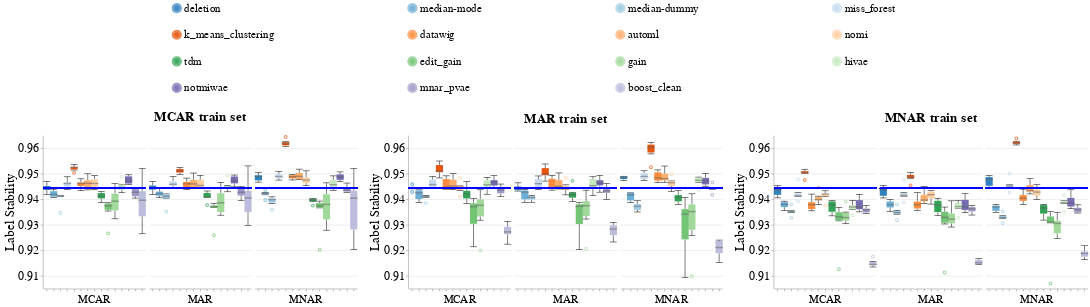

Write notebook code for a chart like this one.
### Code cell
create_box_plots_for_diff_imputers_v2(dataset_name=DATASET_NAME,
                                      model_name='gandalf_clf',
                                      metric_name='label_stability',
                                      db_client=db_client)

### Figure 1 — Vega-Lite specification as saved in the notebook (floating-point values rounded to 4 significant figures; data arrays with more than 128 entries replaced by an {"elided": "..."} marker saying what was removed)
{"config": {"view": {"continuousWidth": 400, "continuousHeight": 300, "stroke": null}, "axis": {"labelFontSize": 24, "labelFontWeight": "normal", "titleFontSize": 26, "titleFontWeight": "normal"}, "facet": {"spacing": 5}, "header": {"labelFontSize": 22, "labelOrient": "bottom", "labelPadding": 5, "titleFontSize": 26}, "legend": {"columns": 4, "direction": "horizontal", "labelFontSize": 22, "labelLimit": 400, "orient": "top", "symbolOffset": 250, "symbolStrokeWidth": 10, "titleAnchor": "middle", "titleFontSize": 24, "titleLimit": 300}, "title": {"fontSize": 26}}, "hconcat": [{"data": {"name": "data-0228dbc20cadcc32a951b402d8428494"}, "facet": {"column": {"field": "Test_Injection_Strategy", "sort": ["MCAR", "MAR", "MNAR"], "title": "MCAR train set", "type": "nominal"}}, "spec": {"layer": [{"mark": {"type": "boxplot", "median": {"stroke": "black", "strokeWidth": 0.7}, "ticks": true}, "encoding": {"color": {"field": "Null_Imputer_Name", "scale": {"scheme": "category20c"}, "sort": ["deletion", "median-mode", "median-dummy", "miss_forest", "k_means_clustering", "datawig", "automl", "nomi", "tdm", "edit_gain", "gain", "hivae", "notmiwae", "mnar_pvae"], "title": null, "type": "nominal"}, "x": {"axis": {"labels": false}, "field": "Null_Imputer_Name", "sort": ["deletion", "median-mode", "median-dummy", "miss_forest", "k_means_clustering", "datawig", "automl", "nomi", "tdm", "edit_gain", "gain", "hivae", "notmiwae", "mnar_pvae"], "title": null, "type": "nominal"}, "y": {"field": "Metric_Value", "scale": {"zero": false}, "title": "Label Stability", "type": "quantitative"}}}, {"mark": "rule", "encoding": {"color": {"value": "blue"}, "size": {"value": 2}, "y": {"field": "Baseline_Median", "type": "quantitative"}}}], "width": 200}}, {"data": {"name": "data-6e8867da33a3026b317d8d29d6f2d61e"}, "facet": {"column": {"field": "Test_Injection_Strategy", "sort": ["MCAR", "MAR", "MNAR"], "title": "MAR train set", "type": "nominal"}}, "spec": {"layer": [{"mark": {"type": "boxplot", "median": {"stroke": "black", "strokeWidth": 0.7}, "ticks": true}, "encoding": {"color": {"field": "Null_Imputer_Name", "scale": {"scheme": "category20c"}, "sort": ["deletion", "median-mode", "median-dummy", "miss_forest", "k_means_clustering", "datawig", "automl", "nomi", "tdm", "edit_gain", "gain", "hivae", "notmiwae", "mnar_pvae"], "title": null, "type": "nominal"}, "x": {"axis": {"labels": false}, "field": "Null_Imputer_Name", "sort": ["deletion", "median-mode", "median-dummy", "miss_forest", "k_means_clustering", "datawig", "automl", "nomi", "tdm", "edit_gain", "gain", "hivae", "notmiwae", "mnar_pvae"], "title": null, "type": "nominal"}, "y": {"field": "Metric_Value", "scale": {"zero": false}, "title": "Label Stability", "type": "quantitative"}}}, {"mark": "rule", "encoding": {"color": {"value": "blue"}, "size": {"value": 2}, "y": {"field": "Baseline_Median", "type": "quantitative"}}}], "width": 200}}, {"data": {"name": "data-c3a831f7937bbdf43515e5a7b9bea9dc"}, "facet": {"column": {"field": "Test_Injection_Strategy", "sort": ["MCAR", "MAR", "MNAR"], "title": "MNAR train set", "type": "nominal"}}, "spec": {"layer": [{"mark": {"type": "boxplot", "median": {"stroke": "black", "strokeWidth": 0.7}, "ticks": true}, "encoding": {"color": {"field": "Null_Imputer_Name", "scale": {"scheme": "category20c"}, "sort": ["deletion", "median-mode", "median-dummy", "miss_forest", "k_means_clustering", "datawig", "automl", "nomi", "tdm", "edit_gain", "gain", "hivae", "notmiwae", "mnar_pvae"], "title": null, "type": "nominal"}, "x": {"axis": {"labels": false}, "field": "Null_Imputer_Name", "sort": ["deletion", "median-mode", "median-dummy", "miss_forest", "k_means_clustering", "datawig", "automl", "nomi", "tdm", "edit_gain", "gain", "hivae", "notmiwae", "mnar_pvae"], "title": null, "type": "nominal"}, "y": {"field": "Metric_Value", "scale": {"zero": false}, "title": "Label Stability", "type": "quantitative"}}}, {"mark": "rule", "encoding": {"color": {"value": "blue"}, "size": {"value": 2}, "y": {"field": "Baseline_Median", "type": "quantitative"}}}], "width": 200}}], "resolve": {"scale": {"color": "shared", "y": "shared"}}, "$schema": "https://vega.github.io/schema/vega-lite/v4.17.0.json", "datasets": {"data-0228dbc20cadcc32a951b402d8428494": {"elided": "270 records"}, "data-6e8867da33a3026b317d8d29d6f2d61e": {"elided": "270 records"}, "data-c3a831f7937bbdf43515e5a7b9bea9dc": {"elided": "270 records"}}}
